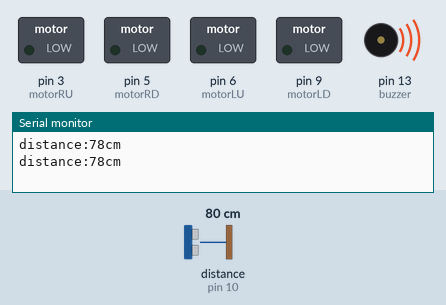
Recording of a sketch running on a simulated Arduino Uno, built with avr-gcc and run on an emulated ATmega328P. Shown: switched loads named in the sketch (green lamp = pin HIGH), buzzer (waves = sounding), the last lines printed to the serial monitor. Wiring (inferred from the names in the program): ultrasonic range finder: trigger pin 11; echo pin 10. The test bench sets the inputs (shaded band); at power-on: distance to the obstacle (sensor on pin 10) 80 cm. The echo pulse lasts 58.3 µs per cm; pins used as bus, display or sensor lines are not drawn.

Above: at 4.8 s.
4.9 s: distance to the obstacle (sensor on pin 10) set to 197 cm
8.9 s: distance to the obstacle (sensor on pin 10) set to 206 cm
At 9.08 s:
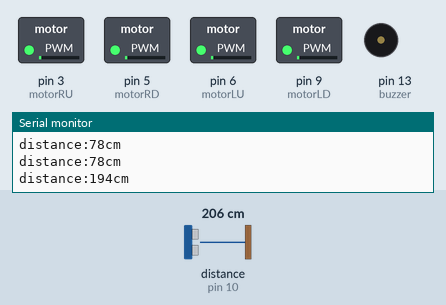
12.9 s: distance to the obstacle (sensor on pin 10) set to 2 cm
At 14.5 s:
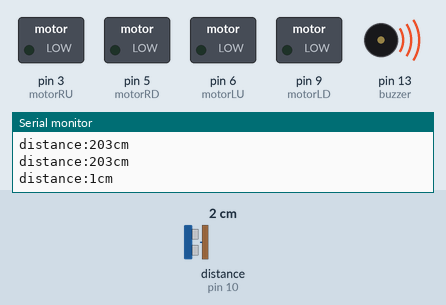
Timing chart, 0 to 22.9 s (numbered marks = the images above; inputs shaded):
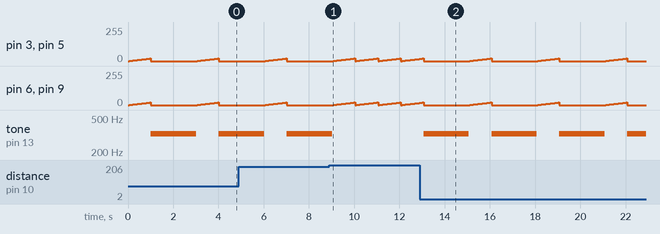

The sketch:

objectdetection_dc.ino
```cpp
int motorLU = 6;
int motorLD = 9;
int motorRU = 3;
int motorRD = 5;
const int buzzer = 13;
long duration;
long distance;
#define echoPin 10
#define trigPin 11

void setup()
{
 pinMode(motorLU, OUTPUT);
  pinMode(motorLD, OUTPUT);
  pinMode(motorRU, OUTPUT);
  pinMode(motorRD, OUTPUT);
  Serial.begin(9600);
  pinMode(trigPin, OUTPUT);
  pinMode(echoPin, INPUT);
  pinMode(buzzer,OUTPUT);
}

void loop()
{

  motorAcceleration();
   digitalWrite(trigPin, LOW);
  delayMicroseconds(200);
  digitalWrite(trigPin, HIGH);
  delayMicroseconds(10);
  digitalWrite(trigPin, LOW);

  duration = pulseIn(echoPin, HIGH);
  distance = duration * 0.017;
  Serial.print("distance:");
  Serial.print(distance);
  Serial.println("cm");

  if(distance<200) {
    analogWrite(motorLU, 0);
    analogWrite(motorLD, 0);
     analogWrite(motorRU, 0);
     analogWrite(motorRD, 0);
    tone(buzzer,329);
    delay(2000);
    noTone(buzzer);
  }


}

void motorAcceleration(){
  int delayTime = 50;
  for(int i = 0; i <20; i++){
    analogWrite(motorLU, i);
    analogWrite(motorLD, i);
     analogWrite(motorRU, i);
     analogWrite(motorRD, i);
    delay(delayTime);

  }
}
```

Measured:
- the behaviour switches between 202 and 203 cm on distance to the obstacle (sensor on pin 10) (found by bisection; images 0 and 1)
- after the input at 8.9 s, tone on pin 13 (buzzer): goes on until 9.0 s, then stays silent
- after the input at 12.9 s, tone on pin 13 (buzzer): alternates 329 Hz for 2.0 s and silent for 1.0 s, starting after 0.17 s
